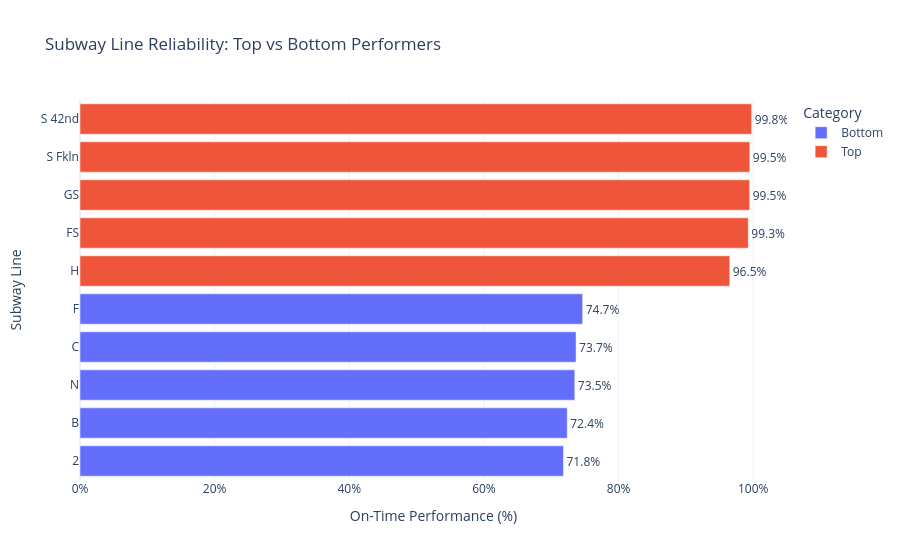

Notebook code cell kept with this figure:
### Markdown cell above
**Insight:**

On-time performance is most strongly affected by operational and infrastructure-related delays, while external and staffing factors have relatively limited impact. Additionally, strong correlations between delay categories suggest cascading system failures rather than isolated incidents

### Code cell
line_perf = merged_otp_delays.groupby("Line")["terminal_on_time_performance"].mean().reset_index()

top_bottom = pd.concat([
    line_perf.nsmallest(5, "terminal_on_time_performance"),
    line_perf.nlargest(5, "terminal_on_time_performance")
])

top_bottom["group"] = ["Bottom"]*5 + ["Top"]*5

fig = px.bar(
    top_bottom.sort_values("terminal_on_time_performance"),
    x="terminal_on_time_performance",
    y="Line",
    color="group",
    orientation="h",
    title="Subway Line Reliability: Top vs Bottom Performers",
    labels={
        "terminal_on_time_performance": "On-Time Performance (%)",
        "Line": "Subway Line",
        "group": "Category"
    }
)

fig.update_layout(template="plotly_white")
fig.update_xaxes(tickformat=".0%")

fig.update_traces(texttemplate='%{x:.1%}', textposition='outside')

fig.show()

### Figure 1 — Plotly figure (JSON) as saved in the notebook; plotly's stock layout.template omitted (floating-point values rounded to 4 significant figures)
{"data": [{"hovertemplate": "Category=Bottom<br>On-Time Performance (%)=%{x}<br>Subway Line=%{y}<extra></extra>", "legendgroup": "Bottom", "marker": {"color": "#636efa", "pattern": {"shape": ""}}, "name": "Bottom", "orientation": "h", "showlegend": true, "textposition": "outside", "texttemplate": "%{x:.1%}", "type": "bar", "x": [0.7181, 0.7237, 0.735, 0.7368, 0.7466], "xaxis": "x", "y": ["2", "B", "N", "C", "F"], "yaxis": "y"}, {"hovertemplate": "Category=Top<br>On-Time Performance (%)=%{x}<br>Subway Line=%{y}<extra></extra>", "legendgroup": "Top", "marker": {"color": "#EF553B", "pattern": {"shape": ""}}, "name": "Top", "orientation": "h", "showlegend": true, "textposition": "outside", "texttemplate": "%{x:.1%}", "type": "bar", "x": [0.9651, 0.9926, 0.9947, 0.9949, 0.9977], "xaxis": "x", "y": ["H", "FS", "GS", "S Fkln", "S 42nd"], "yaxis": "y"}], "layout": {"barmode": "relative", "legend": {"title": {"text": "Category"}, "tracegroupgap": 0}, "title": {"text": "Subway Line Reliability: Top vs Bottom Performers"}, "xaxis": {"anchor": "y", "domain": [0, 1], "tickformat": ".0%", "title": {"text": "On-Time Performance (%)"}}, "yaxis": {"anchor": "x", "domain": [0, 1], "title": {"text": "Subway Line"}}}}
